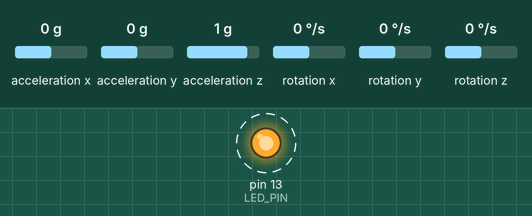
Recording of a sketch running on a simulated Arduino Uno, built with avr-gcc and run on an emulated ATmega328P. On the bench: output pins drawn as LEDs (lit = HIGH). Dashed ring = blinking. Inputs (shaded band) come from the test bench; at power-on: acceleration x 0 g, acceleration y 0 g, acceleration z 1 g, rotation x 0 °/s, rotation y 0 °/s, rotation z 0 °/s. What the sketch prints to the serial monitor is not drawn.

Above: at 1.1 s.
1.3 s: acceleration x set to -1.4 g
Timing chart, 0 to 10.3 s (numbered marks = the images above; inputs shaded):
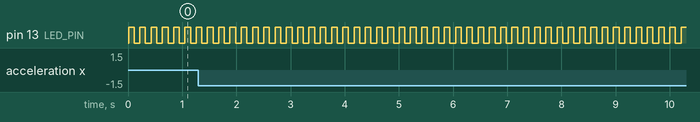

The sketch:

AccelGyroTest.ino
```cpp
// I2C device class (I2Cdev) demonstration Arduino sketch for MPU6050 class
// 10/7/2011 by Jeff Rowberg <jeff@rowberg.net>
// Updates should (hopefully) always be available at https://github.com/jrowberg/i2cdevlib
//
// Changelog:
//      2013-05-08 - added multiple output formats
//                 - added seamless Fastwire support
//      2011-10-07 - initial release

/* ============================================
I2Cdev device library code is placed under the MIT license
Copyright (c) 2011 Jeff Rowberg

Permission is hereby granted, free of charge, to any person obtaining a copy
of this software and associated documentation files (the "Software"), to deal
in the Software without restriction, including without limitation the rights
to use, copy, modify, merge, publish, distribute, sublicense, and/or sell
copies of the Software, and to permit persons to whom the Software is
furnished to do so, subject to the following conditions:

The above copyright notice and this permission notice shall be included in
all copies or substantial portions of the Software.

THE SOFTWARE IS PROVIDED "AS IS", WITHOUT WARRANTY OF ANY KIND, EXPRESS OR
IMPLIED, INCLUDING BUT NOT LIMITED TO THE WARRANTIES OF MERCHANTABILITY,
FITNESS FOR A PARTICULAR PURPOSE AND NONINFRINGEMENT. IN NO EVENT SHALL THE
AUTHORS OR COPYRIGHT HOLDERS BE LIABLE FOR ANY CLAIM, DAMAGES OR OTHER
LIABILITY, WHETHER IN AN ACTION OF CONTRACT, TORT OR OTHERWISE, ARISING FROM,
OUT OF OR IN CONNECTION WITH THE SOFTWARE OR THE USE OR OTHER DEALINGS IN
THE SOFTWARE.
===============================================
*/

// I2Cdev and MPU6050 must be installed as libraries, or else the .cpp/.h files
// for both classes must be in the include path of your project
#include "I2Cdev.h"
#include "MPU6050.h"

// Arduino Wire library is required if I2Cdev I2CDEV_ARDUINO_WIRE implementation
// is used in I2Cdev.h
#if I2CDEV_IMPLEMENTATION == I2CDEV_ARDUINO_WIRE
    #include "Wire.h"
#endif

// class default I2C address is 0x68
// specific I2C addresses may be passed as a parameter here
// AD0 low = 0x68 (default for InvenSense evaluation board)
// AD0 high = 0x69
MPU6050 accelgyro;
//MPU6050 accelgyro(0x69); // <-- use for AD0 high

int16_t ax, ay, az;
int16_t gx, gy, gz;


// uncomment "OUTPUT_READABLE_ACCELGYRO" if you want to see a tab-separated
// list of the accel X/Y/Z and then gyro X/Y/Z values in decimal. Easy to read,
// not so easy to parse, and slow(er) over UART.
#define OUTPUT_READABLE_ACCELGYRO

// uncomment "OUTPUT_BINARY_ACCELGYRO" to send all 6 axes of data as 16-bit
// binary, one right after the other. This is very fast (as fast as possible
// without compression or data loss), and easy to parse, but impossible to read
// for a human.
//#define OUTPUT_BINARY_ACCELGYRO


#define LED_PIN 13
bool blinkState = false;

void setup() {
    // join I2C bus (I2Cdev library doesn't do this automatically)
    #if I2CDEV_IMPLEMENTATION == I2CDEV_ARDUINO_WIRE
        Wire.begin();
    #elif I2CDEV_IMPLEMENTATION == I2CDEV_BUILTIN_FASTWIRE
        Fastwire::setup(400, true);
    #endif

    // initialize serial communication
    // (38400 chosen because it works as well at 8MHz as it does at 16MHz, but
    // it's really up to you depending on your project)
    Serial.begin(38400);

    // initialize device
    Serial.println("Initializing I2C devices...");
    accelgyro.initialize();

    // verify connection
    Serial.println("Testing device connections...");
    Serial.println(accelgyro.testConnection() ? "MPU6050 connection successful" : "MPU6050 connection failed");

    // use the code below to change accel/gyro offset values
    /*
    Serial.println("Updating internal sensor offsets...");
    // -76	-2359	1688	0	0	0
    Serial.print(accelgyro.getXAccelOffset()); Serial.print("\t"); // -76
    Serial.print(accelgyro.getYAccelOffset()); Serial.print("\t"); // -2359
    Serial.print(accelgyro.getZAccelOffset()); Serial.print("\t"); // 1688
    Serial.print(accelgyro.getXGyroOffset()); Serial.print("\t"); // 0
    Serial.print(accelgyro.getYGyroOffset()); Serial.print("\t"); // 0
    Serial.print(accelgyro.getZGyroOffset()); Serial.print("\t"); // 0
    Serial.print("\n");
    accelgyro.setXGyroOffset(220);
    accelgyro.setYGyroOffset(76);
    accelgyro.setZGyroOffset(-85);
    Serial.print(accelgyro.getXAccelOffset()); Serial.print("\t"); // -76
    Serial.print(accelgyro.getYAccelOffset()); Serial.print("\t"); // -2359
    Serial.print(accelgyro.getZAccelOffset()); Serial.print("\t"); // 1688
    Serial.print(accelgyro.getXGyroOffset()); Serial.print("\t"); // 0
    Serial.print(accelgyro.getYGyroOffset()); Serial.print("\t"); // 0
    Serial.print(accelgyro.getZGyroOffset()); Serial.print("\t"); // 0
    Serial.print("\n");
    */

    // configure Arduino LED for
    pinMode(LED_PIN, OUTPUT);
    accelgyro.setFullScaleGyroRange(3);
    accelgyro.setFullScaleAccelRange(3);
}

void loop() {
    // read raw accel/gyro measurements from device
    accelgyro.getMotion6(&ax, &ay, &az, &gx, &gy, &gz);

    // these methods (and a few others) are also available
    //accelgyro.getAcceleration(&ax, &ay, &az);
    //accelgyro.getRotation(&gx, &gy, &gz);

    #ifdef OUTPUT_READABLE_ACCELGYRO
        // display tab-separated accel/gyro x/y/z values
        if(ax>800 || ax <-800)
        {
          Serial.println("Tu as bouge sur X");
        }
        else if(ay>800 || ay<-800)
        {
          Serial.println("Tu as bouge sur Y");
        }
        else if(az> 2800 || az < -2800)
        {
          Serial.println("Tu as bouge sur Z");
        }
    #endif

    #ifdef OUTPUT_BINARY_ACCELGYRO
        Serial.write((uint8_t)(ax >> 8)); Serial.write((uint8_t)(ax & 0xFF));
        Serial.write((uint8_t)(ay >> 8)); Serial.write((uint8_t)(ay & 0xFF));
        Serial.write((uint8_t)(az >> 8)); Serial.write((uint8_t)(az & 0xFF));
        Serial.write((uint8_t)(gx >> 8)); Serial.write((uint8_t)(gx & 0xFF));
        Serial.write((uint8_t)(gy >> 8)); Serial.write((uint8_t)(gy & 0xFF));
        Serial.write((uint8_t)(gz >> 8)); Serial.write((uint8_t)(gz & 0xFF));
    #endif

    // blink LED to indicate activity
    blinkState = !blinkState;
    digitalWrite(LED_PIN, blinkState);
    delay(100);
}
```

Measured:
- by itself, pin 13 (LED_PIN): alternates HIGH for 0.10 s and LOW for 0.10 s
